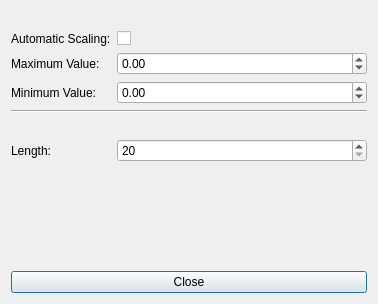
<?xml version="1.0" encoding="UTF-8"?>
<ui version="4.0">
 <class>PlotScaleConfig</class>
 <widget class="QDialog" name="PlotScaleConfig">
  <property name="geometry">
   <rect>
    <x>0</x>
    <y>0</y>
    <width>378</width>
    <height>304</height>
   </rect>
  </property>
  <property name="windowTitle">
   <string>Edit Scales</string>
  </property>
  <layout class="QVBoxLayout" name="verticalLayout">
   <item>
    <layout class="QGridLayout" name="gridLayout">
     <item row="6" column="0">
      <widget class="QLabel" name="label_x_scale_length">
       <property name="text">
        <string>Length:</string>
       </property>
      </widget>
     </item>
     <item row="2" column="1">
      <widget class="QDoubleSpinBox" name="spin_y_scale_max">
       <property name="minimum">
        <double>-999999.000000000000000</double>
       </property>
       <property name="maximum">
        <double>999999.000000000000000</double>
       </property>
      </widget>
     </item>
     <item row="0" column="0" colspan="2">
      <widget class="QLabel" name="label_y_scale_title">
       <property name="text">
        <string>&lt;y-scale-title&gt;</string>
       </property>
      </widget>
     </item>
     <item row="3" column="1">
      <widget class="QDoubleSpinBox" name="spin_y_scale_min">
       <property name="minimum">
        <double>-999999.000000000000000</double>
       </property>
       <property name="maximum">
        <double>999999.000000000000000</double>
       </property>
      </widget>
     </item>
     <item row="5" column="0" colspan="2">
      <widget class="QLabel" name="label_x_scale_title">
       <property name="text">
        <string>&lt;x-scale-title&gt;</string>
       </property>
      </widget>
     </item>
     <item row="8" column="0" colspan="2">
      <widget class="QPushButton" name="button_close">
       <property name="text">
        <string>Close</string>
       </property>
      </widget>
     </item>
     <item row="1" column="1">
      <widget class="QCheckBox" name="check_automatic_scaling">
       <property name="sizePolicy">
        <sizepolicy hsizetype="Minimum" vsizetype="Fixed">
         <horstretch>1</horstretch>
         <verstretch>0</verstretch>
        </sizepolicy>
       </property>
       <property name="text">
        <string/>
       </property>
      </widget>
     </item>
     <item row="3" column="0">
      <widget class="QLabel" name="label_y_scale_min">
       <property name="text">
        <string>Minimum Value:</string>
       </property>
      </widget>
     </item>
     <item row="4" column="0" colspan="2">
      <widget class="Line" name="line">
       <property name="orientation">
        <enum>Qt::Horizontal</enum>
       </property>
      </widget>
     </item>
     <item row="6" column="1">
      <widget class="QSpinBox" name="spin_x_scale_length">
       <property name="minimum">
        <number>20</number>
       </property>
       <property name="maximum">
        <number>240</number>
       </property>
      </widget>
     </item>
     <item row="1" column="0">
      <widget class="QLabel" name="label_automatic_scaling">
       <property name="text">
        <string>Automatic Scaling:</string>
       </property>
      </widget>
     </item>
     <item row="7" column="0" colspan="2">
      <spacer name="verticalSpacer">
       <property name="orientation">
        <enum>Qt::Vertical</enum>
       </property>
       <property name="sizeHint" stdset="0">
        <size>
         <width>20</width>
         <height>40</height>
        </size>
       </property>
      </spacer>
     </item>
     <item row="2" column="0">
      <widget class="QLabel" name="label_y_scale_max">
       <property name="text">
        <string>Maximum Value:</string>
       </property>
      </widget>
     </item>
    </layout>
   </item>
  </layout>
 </widget>
 <tabstops>
  <tabstop>check_automatic_scaling</tabstop>
  <tabstop>spin_y_scale_max</tabstop>
  <tabstop>spin_y_scale_min</tabstop>
  <tabstop>spin_x_scale_length</tabstop>
  <tabstop>button_close</tabstop>
 </tabstops>
 <resources/>
 <connections/>
</ui>
